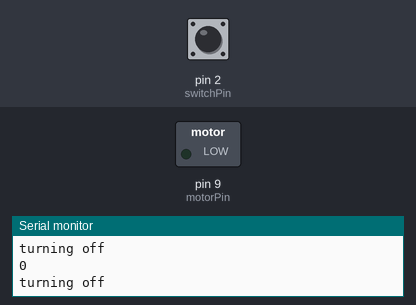
The sketch below on a simulated Arduino Uno, built with avr-gcc and run on an emulated ATmega328P. Shown: switched loads named in the sketch (green lamp = pin HIGH), the last lines printed to the serial monitor. Inputs (shaded band) come from the test bench; at power-on: pin 2 (switchPin) LOW.

Above: at 1.8 s.
1.9 s: pin 2 (switchPin) pulled HIGH for 0.6 s
At 2.4 s:
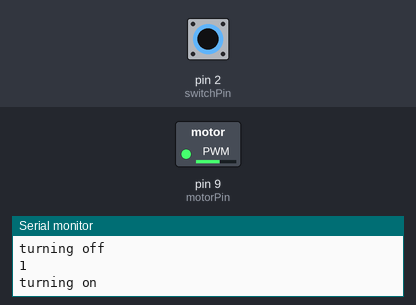
4.0 s: pin 2 (switchPin) pulled HIGH for 3.2 s
At 8.9 s:
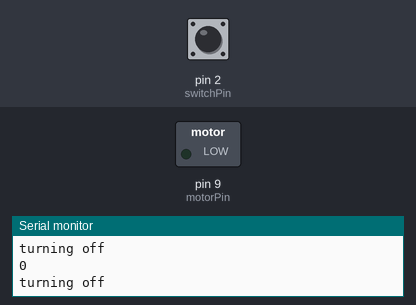
Timing chart, 0 to 10.4 s (numbered marks = the images above; inputs shaded):
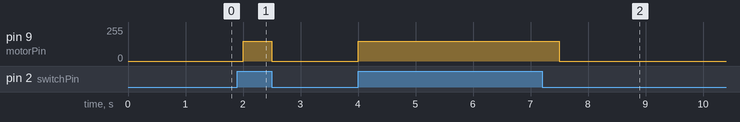

Measured:
- after the input at 1.9 s, pin 9 (motorPin): 0/255 → 150/255 after 0.10 s, → 0/255 0.50 s later
- after the input at 4.0 s, pin 9 (motorPin): 0/255 → 150/255 at once, → 0/255 3.5 s later

The sketch:

p09_MotorizedPinwheel.ino
```cpp
/*
  Arduino Starter Kit example
 Project 9  - Motorized Pinwheel

 This sketch is written to accompany Project 9 in the
 Arduino Starter Kit

 Parts required:
 10 kilohm resistor
 pushbutton
 motor
 9V battery
 IRF520 MOSFET
 1N4007 diode

 Created 13 September 2012
 by Scott Fitzgerald

 http://arduino.cc/starterKit

 This example code is part of the public domain
 */

// named constants for the switch and motor pins
const int switchPin = 2; // the number of the switch pin
const int motorPin =  9; // the number of the motor pin

int switchState = 0;  // variable for reading the switch's status

void setup() {
  Serial.begin(9600);
  // initialize the motor pin as an output:
  pinMode(motorPin, OUTPUT);
  // initialize the switch pin as an input:
  pinMode(switchPin, INPUT);
}

void loop(){
  // read the state of the switch value:
  switchState = digitalRead(switchPin);
Serial.println(switchState);
  // check if the switch is pressed.
  if (switchState == HIGH) {
    // turn motor on:
    analogWrite(motorPin, 150);
    //digitalWrite(motorPin, HIGH);
    Serial.println("turning on");
  }
  else {
    // turn motor off:
    Serial.println("turning off");
    digitalWrite(motorPin, LOW);
  }

  delay(500);
}
```
